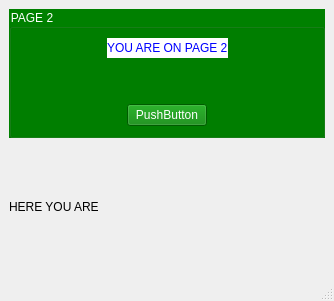
<?xml version="1.0" encoding="UTF-8"?>
<ui version="4.0">
 <class>Secondpage</class>
 <widget class="QMainWindow" name="Secondpage">
  <property name="geometry">
   <rect>
    <x>0</x>
    <y>0</y>
    <width>334</width>
    <height>301</height>
   </rect>
  </property>
  <property name="windowTitle">
   <string>MainWindow</string>
  </property>
  <widget class="QWidget" name="centralwidget">
   <layout class="QVBoxLayout" name="verticalLayout">
    <item>
     <widget class="QGroupBox" name="groupBox">
      <property name="styleSheet">
       <string notr="true">color:white;
background-color:green;</string>
      </property>
      <property name="title">
       <string>PAGE 2</string>
      </property>
      <layout class="QVBoxLayout" name="verticalLayout_2">
       <item>
        <layout class="QHBoxLayout" name="horizontalLayout_2">
         <item>
          <spacer name="horizontalSpacer">
           <property name="orientation">
            <enum>Qt::Horizontal</enum>
           </property>
           <property name="sizeHint" stdset="0">
            <size>
             <width>40</width>
             <height>20</height>
            </size>
           </property>
          </spacer>
         </item>
         <item>
          <widget class="QLabel" name="label">
           <property name="maximumSize">
            <size>
             <width>16777215</width>
             <height>100</height>
            </size>
           </property>
           <property name="styleSheet">
            <string notr="true">color:blue;
background-color:white;</string>
           </property>
           <property name="text">
            <string>YOU ARE ON PAGE 2</string>
           </property>
          </widget>
         </item>
         <item>
          <spacer name="horizontalSpacer_4">
           <property name="orientation">
            <enum>Qt::Horizontal</enum>
           </property>
           <property name="sizeHint" stdset="0">
            <size>
             <width>40</width>
             <height>20</height>
            </size>
           </property>
          </spacer>
         </item>
        </layout>
       </item>
       <item>
        <spacer name="verticalSpacer">
         <property name="orientation">
          <enum>Qt::Vertical</enum>
         </property>
         <property name="sizeType">
          <enum>QSizePolicy::Preferred</enum>
         </property>
         <property name="sizeHint" stdset="0">
          <size>
           <width>20</width>
           <height>40</height>
          </size>
         </property>
        </spacer>
       </item>
       <item>
        <layout class="QHBoxLayout" name="horizontalLayout">
         <item>
          <spacer name="horizontalSpacer_2">
           <property name="orientation">
            <enum>Qt::Horizontal</enum>
           </property>
           <property name="sizeHint" stdset="0">
            <size>
             <width>40</width>
             <height>20</height>
            </size>
           </property>
          </spacer>
         </item>
         <item>
          <widget class="QPushButton" name="pushButton">
           <property name="text">
            <string>PushButton</string>
           </property>
          </widget>
         </item>
         <item>
          <spacer name="horizontalSpacer_3">
           <property name="orientation">
            <enum>Qt::Horizontal</enum>
           </property>
           <property name="sizeHint" stdset="0">
            <size>
             <width>40</width>
             <height>20</height>
            </size>
           </property>
          </spacer>
         </item>
        </layout>
       </item>
      </layout>
     </widget>
    </item>
    <item>
     <widget class="QLabel" name="label_2">
      <property name="sizePolicy">
       <sizepolicy hsizetype="Preferred" vsizetype="Minimum">
        <horstretch>0</horstretch>
        <verstretch>0</verstretch>
       </sizepolicy>
      </property>
      <property name="text">
       <string>HERE YOU ARE</string>
      </property>
     </widget>
    </item>
   </layout>
  </widget>
  <widget class="QMenuBar" name="menubar">
   <property name="geometry">
    <rect>
     <x>0</x>
     <y>0</y>
     <width>334</width>
     <height>25</height>
    </rect>
   </property>
  </widget>
  <widget class="QStatusBar" name="statusbar"/>
 </widget>
 <resources/>
 <connections/>
</ui>
